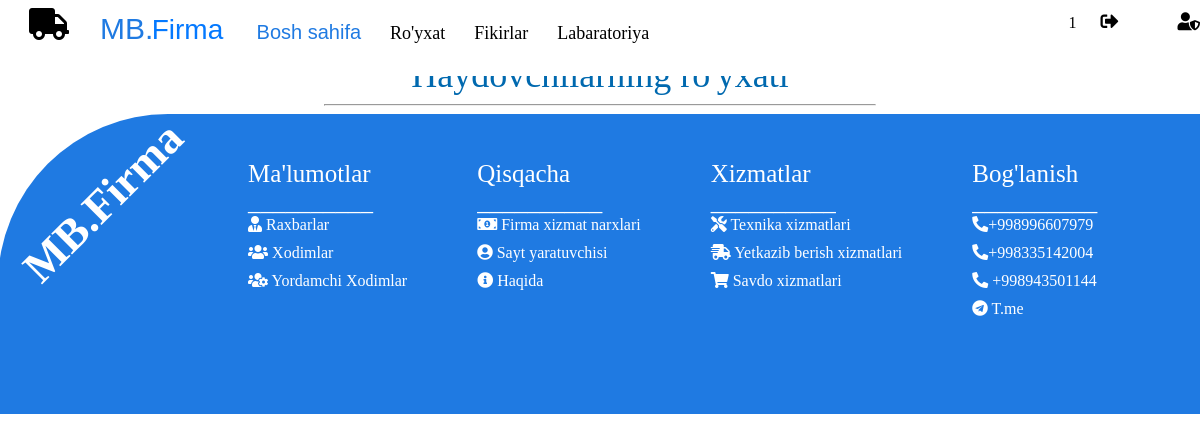
Before: /lists/ (signed in) with the older database file.
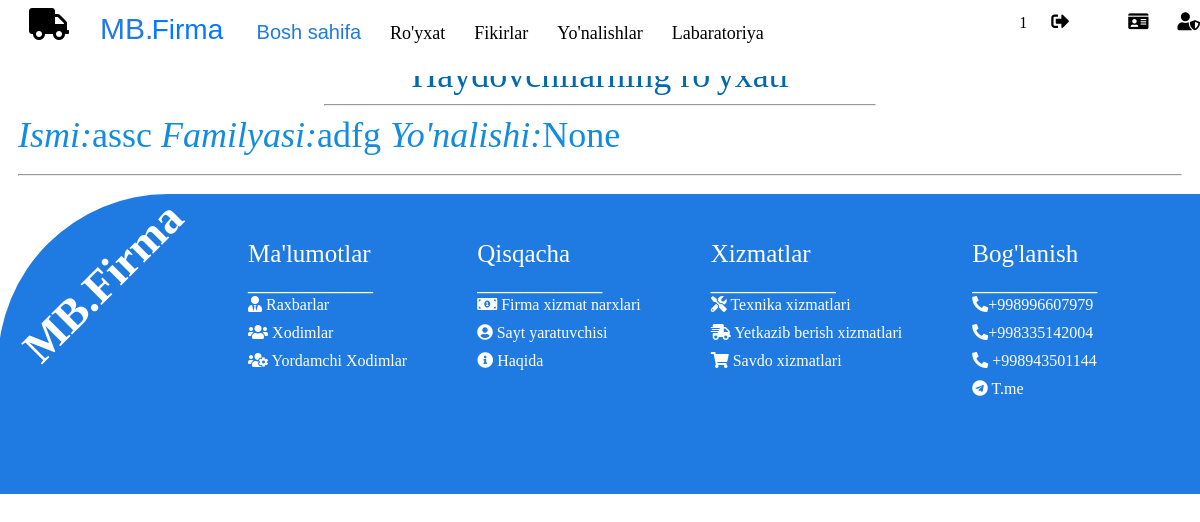
After: the same page with the newer database file.
### driver/models.py (models this page shows, shortened)
class Driver(models.Model):
    Ismi = models.CharField(max_length=20)
    Familyasi = models.CharField(max_length=20)
    Yoshi = models.IntegerField(default=0)
    Staji = models.IntegerField(default=0)
    organisation = models.ForeignKey(UserProfile,on_delete=models.CASCADE)
    Yonalish = models.ForeignKey("Yonalish", null=True, blank=True, on_delete=models.SET_NULL)

### driver/views.py (the view)
# urls.py: path('lists/', ListsView.as_view(), name="Ro\'yxat"),
class ListsView(LoginRequiredMixin,ListView):
    template_name = "driver/foydalanuvchilar.html"
    context_object_name = 'drivers'
    def get_queryset(self):
        user = self.request.user
        if user.is_organisor:
            queryset = models.Driver.objects.filter( organisation = user.userprofile)
        else:
            queryset = models.Driver.objects.filter( organisation = user.yonalish.organisation)
            queryset = queryset.filter(Yonalish__user  = self.request.user)
        if user.is_editor:
            queryset = models.Driver.objects.all()
        return queryset

### driver/templates/driver/foydalanuvchilar.html
{% extends 'base.html' %}
{% block content %}
</head>
<div class="mijoz-1">Haydovchilarning ro'yxati</div>
<hr class="hr12">
<body>
    {%for driver in drivers %}
    <div class='mijoz-12'>
        <a href="{{ driver.pk }}/">
            <em>Ismi:</em>{{ driver.Ismi }} <em>Familyasi:</em>{{ driver.Familyasi}} <em>Yo'nalishi:</em>{{driver.Yonalish}}
        </a>
        <hr>
    </div>
    {%endfor%}
</body>
{% endblock content %}

### templates/base.html (shortened to what the changed rows need)
<HTML>
<head>
{% load static %}
<link href="https://cdnjs.cloudflare.com/ajax/libs/font-awesome/5.15.1/css/all.min.css" rel="stylesheet">
<link rel="stylesheet" href="{% static 'navbar.css' %}">
<link rel="stylesheet" href="{%static 'post.css'%}">
<link rel="stylesheet" href="{% static 'footer.css' %}">
</head>
<body>
<header>
    <section id="header">
        <header>
            <div class="container" >
                <ul>
                    {% if request.user.is_organisor %}
                    <a href="{% url 'yonalish:yonalish-list' %}"><li>Yo'nalishlar</li></a>
                    {% endif %}
                    <span class="n-rigth">
                        <div class="admin">
                            {% if request.user.is_organisor %}
                            <a href="{% url 'driver:Yaratish' %}"><li><i class="fas fa-id-card "></i></li></a>
                            {% endif %}
                        </div>
                    </span>
                </ul>
            </div>
        </header>
        </section>
        <br>
        <br>
</header>
{% block content %}
{% endblock content %}
</body>
</HTML>

Changed rows visible on the page:
changed User: is_organisor False → True (drawn)
added Driver: Ismi "assc", Familyasi "adfg", Yonalish "None"
Other visible differences:
text now shown: "Yo'nalishlar"
